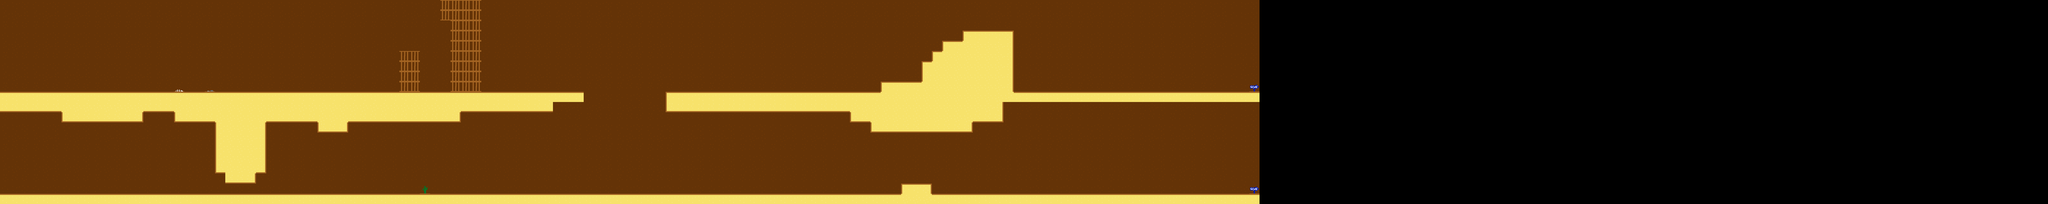

A 2D game scene composited from a Tiled map and its tileset images. What follows is a short description and the map's XML, with each tile layer's data collapsed to a summary:
An orthogonal 200x20 tile map with 64x64 px tiles, 2 tile layers (Background, Kachelebene 1) and 19 objects (goal).

<map version="1.0" tiledversion="1.1.0" orientation="orthogonal" renderorder="right-down" width="200" height="20" tilewidth="64" tileheight="64" infinite="0" nextobjectid="35">
 <tileset firstgid="1" source="level.tsx" />
 <layer name="Background" width="200" height="20">
  <data>[4000 cells, 2460 non-empty, 9 distinct tile ids]</data>
 </layer>
 <layer name="Kachelebene 1" width="200" height="20">
  <data>[4000 cells, 513 non-empty, 14 distinct tile ids]</data>
 </layer>
 <objectgroup name="Collision">
  <object id="13" x="0" y="1216" width="7872" height="64" />
  <object id="14" x="5632" y="1152" width="192" height="64" />
  <object id="15" x="1344" y="768" width="320" height="64" />
  <object id="16" x="1984" y="768" width="192" height="64" />
  <object id="17" x="384" y="704" width="512" height="64" />
  <object id="18" x="1088" y="704" width="1792" height="64" />
  <object id="19" x="0" y="640" width="3456" height="64" />
  <object id="20" x="0" y="576" width="3648" height="64" />
  <object id="21" x="5440" y="768" width="640" height="64" />
  <object id="22" x="5312" y="704" width="960" height="64" />
  <object id="23" x="4160" y="640" width="2112" height="64" />
  <object id="25" x="4160" y="576" width="3712" height="64" />
  <object id="26" x="5504" y="512" width="832" height="64" />
  <object id="27" x="5760" y="384" width="576" height="128" />
  <object id="28" x="5824" y="320" width="512" height="64" />
  <object id="29" x="5888" y="256" width="448" height="64" />
  <object id="30" x="6016" y="192" width="320" height="64" />
  <object id="31" name="goal" x="7808" y="0" width="64" height="1280" />
  <object id="34" x="7552" y="0" width="320" height="64" />
 </objectgroup>
</map>